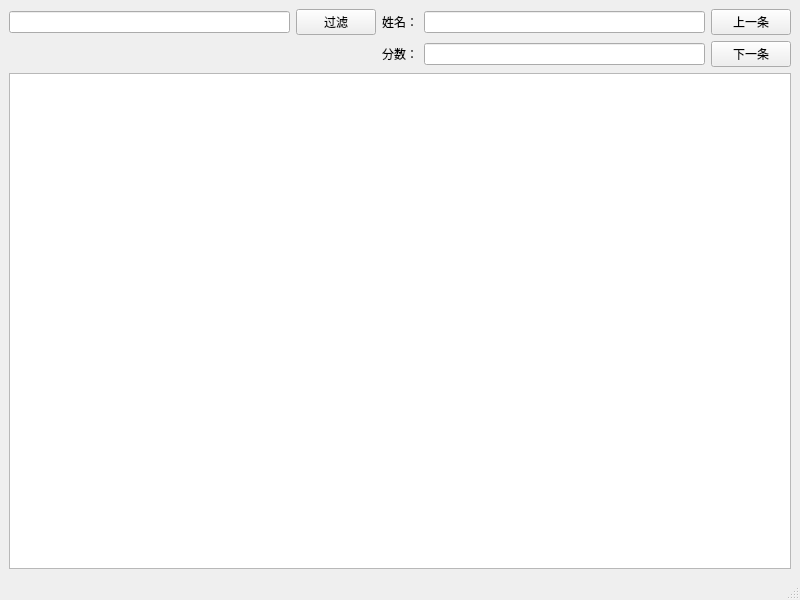
<?xml version="1.0" encoding="UTF-8"?>
<ui version="4.0">
 <class>QtMVC</class>
 <widget class="QMainWindow" name="QtMVC">
  <property name="geometry">
   <rect>
    <x>0</x>
    <y>0</y>
    <width>800</width>
    <height>600</height>
   </rect>
  </property>
  <property name="windowTitle">
   <string>QtMVC</string>
  </property>
  <widget class="QWidget" name="centralwidget">
   <layout class="QGridLayout" name="mainGridLayout">
    <item row="0" column="0">
     <layout class="QGridLayout" name="upGridLayout">
      <property name="sizeConstraint">
       <enum>QLayout::SetMinAndMaxSize</enum>
      </property>
      <property name="horizontalSpacing">
       <number>6</number>
      </property>
      <item row="1" column="4">
       <widget class="QPushButton" name="btnNext">
        <property name="text">
         <string>下一条</string>
        </property>
       </widget>
      </item>
      <item row="0" column="0">
       <widget class="QLineEdit" name="lineEditFilter"/>
      </item>
      <item row="1" column="3">
       <widget class="QLineEdit" name="lineEditScore"/>
      </item>
      <item row="0" column="1">
       <widget class="QPushButton" name="btnFilter">
        <property name="text">
         <string>过滤</string>
        </property>
       </widget>
      </item>
      <item row="0" column="2">
       <widget class="QLabel" name="labelName">
        <property name="text">
         <string>姓名：</string>
        </property>
       </widget>
      </item>
      <item row="1" column="2">
       <widget class="QLabel" name="labelScore">
        <property name="text">
         <string>分数：</string>
        </property>
       </widget>
      </item>
      <item row="0" column="4">
       <widget class="QPushButton" name="btnPrevious">
        <property name="text">
         <string>上一条</string>
        </property>
       </widget>
      </item>
      <item row="0" column="3">
       <widget class="QLineEdit" name="lineEditName"/>
      </item>
     </layout>
    </item>
    <item row="1" column="0">
     <layout class="QGridLayout" name="gridLayout">
      <item row="0" column="0">
       <widget class="QTableView" name="tableView"/>
      </item>
     </layout>
    </item>
   </layout>
  </widget>
  <widget class="QMenuBar" name="menubar">
   <property name="geometry">
    <rect>
     <x>0</x>
     <y>0</y>
     <width>800</width>
     <height>22</height>
    </rect>
   </property>
  </widget>
  <widget class="QStatusBar" name="statusbar"/>
 </widget>
 <resources/>
 <connections/>
</ui>
